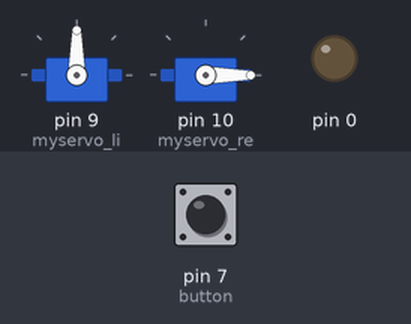
This sketch was run on a simulated Arduino Nano, built with avr-gcc and run on an emulated ATmega328P. Shown: 2 × servo, output pins drawn as LEDs (lit = HIGH). The inputs (shaded band) are chosen by the test bench; at power-on: pin 7 (button) HIGH.

Above: at 1.2 s.
1.3 s: pin 7 (button) pulled LOW for 0.15 s
At 1.37 s:
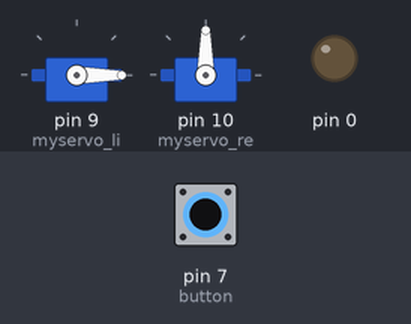
3.0 s: pin 7 (button) pulled LOW for 1 s
At 4.01 s:
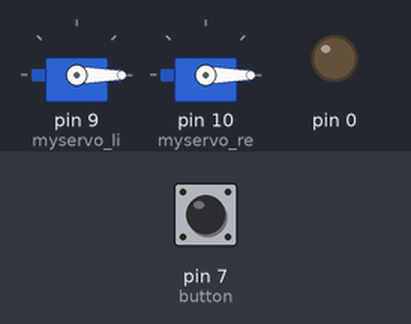
5.5 s: pin 7 (button) pulled LOW for 3.2 s
At 8.71 s:
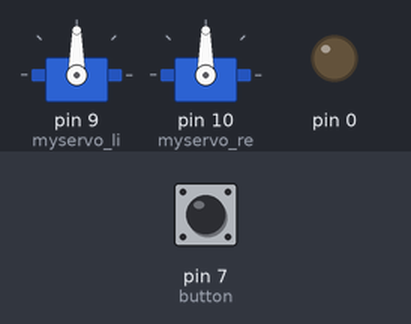
Timing chart, 0 to 10.3 s (numbered marks = the images above; inputs shaded):
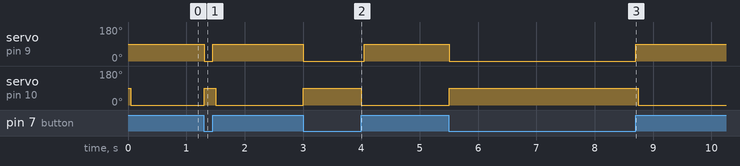

The sketch:

Servo_Test.ino
```cpp
/*************************************************************************************************
                                      PROGRAMMINFO
**************************************************************************************************
  Funktion: Schatzkiste Servo Test
          Die Servos müssen sich zum öffnen der Schazkiste entgegengesetzt bewegen

  Servo links D9
  Servo rechte D10
  Taster  D7 betätigt/geschlossen => GND,

**************************************************************************************************
  Version: 28.01.2023
**************************************************************************************************
  Board: NANO 1.6.21
**************************************************************************************************
  Libraries:
  https://github.com/espressif/arduino-esp32/tree/master/libraries
  C:\Users\User\Documents\Arduino
  D:\gittemp\Arduino II\A156_Wetterdaten_V3
**************************************************************************************************
  C++ Arduino IDE V1.8.19

**************************************************************************************************
  Einstellungen:
  https://dl.espressif.com/dl/package_esp32_index.json
  http://dan.drown.org/stm32duino/package_STM32duino_index.json
  http://arduino.esp8266.com/stable/package_esp8266com_index.json
**************************************************************************************************/
#include <Servo.h>

Servo myservo_li; //Servo links
Servo myservo_re; //Servo rechts

int pos = 0;
int button = 7;  //button = LOW -> Schatzkiste zu


void setup()
{
  myservo_li.attach(9);  // Servo links
  myservo_re.attach(10);  // Servo rechts
  pinMode(pos, OUTPUT);
  pinMode(button, INPUT);

  digitalWrite (button, HIGH);
}

void loop()
{
//******* Servo links ********************
  if (digitalRead(button) == LOW)
    for (pos = 0; pos < 90; pos += 90)
    {
      myservo_li.write(pos);
    }
  if (digitalRead(button) == HIGH)
    for (pos = 90; pos >= 90; pos -= 90)
    {
      myservo_li.write(pos);
      delay(50);
    }
//******* Servo rechts ********************
  for (pos = 90; pos >= 90; pos -= 90)
  {
    myservo_re.write(pos);
  }
  if (digitalRead(button) == HIGH)
    for (pos = 0; pos < 90; pos += 90)
    {
      myservo_re.write(pos);
      delay(50);
    }
}
```

Measured:
- after the input at 1.3 s, servo on pin 9 (myservo_li): 90° → 0° at once, → 90° 0.15 s later; servo on pin 10 (myservo_re): 0° → 90° at once, → 0° 0.20 s later
- after the input at 3.0 s, servo on pin 9 (myservo_li): 90° → 0° at once, → 90° 1.0 s later; servo on pin 10 (myservo_re): 0° → 90° at once, → 0° 1.0 s later
- after the input at 5.5 s, servo on pin 9 (myservo_li): 90° → 0° at once, → 90° 3.2 s later; servo on pin 10 (myservo_re): 0° → 90° at once, → 0° 3.2 s later
